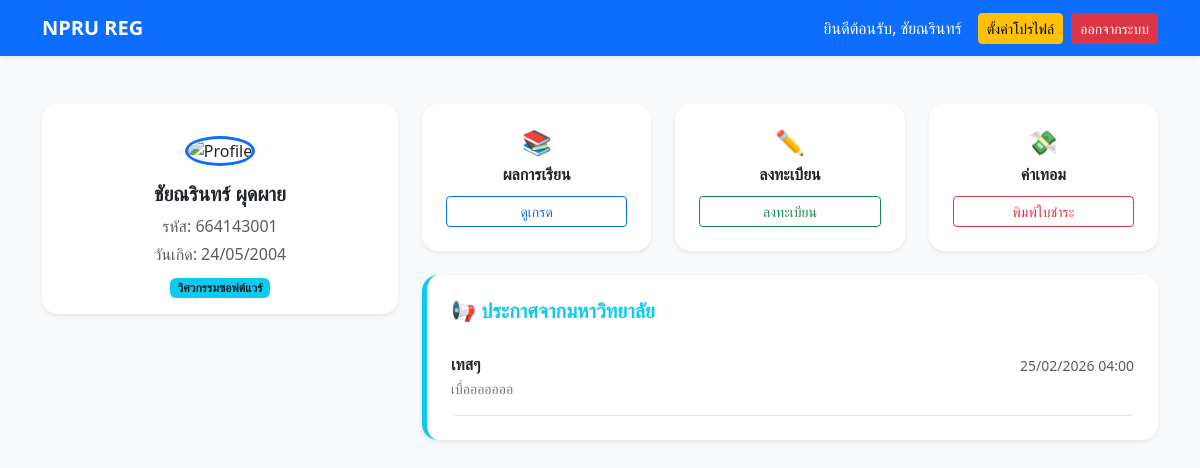
/dashboard.php (signed in), run on the app's committed database.
### tables this page shows
CREATE TABLE `students` (
  `student_id` varchar(15) NOT NULL,
  `first_name` varchar(50) NOT NULL,
  `last_name` varchar(50) NOT NULL,
  `program_id` varchar(3) DEFAULT NULL,
  `dob` date DEFAULT NULL,
  `profile_pic` varchar(255) DEFAULT 'default.png',
  `phone` varchar(15) DEFAULT NULL,
  `address` text DEFAULT NULL,
  `email` varchar(100) DEFAULT NULL
);

CREATE TABLE `programs` (
  `program_id` varchar(3) NOT NULL,
  `program_name_th` varchar(100) NOT NULL,
  `program_name_en` varchar(100) NOT NULL
);

CREATE TABLE `announcements` (
  `id` int(11) NOT NULL,
  `title` varchar(255) NOT NULL,
  `message` text NOT NULL,
  `created_at` timestamp NOT NULL DEFAULT current_timestamp()
);

### dashboard.php (the view, shortened to what this page needs)
<?php
require_once 'db.php';
$student_id = $_SESSION['student_id'];
$sql = "SELECT s.*, p.program_name_th
        FROM students s
        JOIN programs p ON s.program_id = p.program_id
        WHERE s.student_id = ?";
$stmt = $conn->prepare($sql);
$stmt->bind_param("s", $student_id);
$stmt->execute();
$student = $stmt->get_result()->fetch_assoc();
$profile_image = (!empty($student['profile_pic']) && $student['profile_pic'] != 'default.png') ? "uploads/" . $student['profile_pic'] : "https://cdn-icons-png.flaticon.com/512/3135/3135715.png";
?>
<!DOCTYPE html>
<html lang="th">
<head>
    <link href="https://cdn.jsdelivr.net/npm/bootstrap@5.3.0/dist/css/bootstrap.min.css" rel="stylesheet">
</head>
<body class="bg-light">
    <nav class="navbar navbar-expand-lg navbar-dark bg-primary shadow-sm">
        <div class="container">
            <a class="navbar-brand fw-bold" href="dashboard.php">NPRU REG</a>
            <div class="d-flex align-items-center">
                <span class="navbar-text text-white me-3">ยินดีต้อนรับ, <?php echo $student['first_name']; ?></span>
                <a href="profile.php" class="btn btn-warning btn-sm me-2">ตั้งค่าโปรไฟล์</a>
                <a href="logout.php" class="btn btn-danger btn-sm">ออกจากระบบ</a>
            </div>
        </div>
    </nav>
    <div class="container mt-5">
        <div class="row">
            <div class="col-md-4 mb-4">
                <div class="card border-0 shadow-sm rounded-4">
                    <div class="card-body text-center mt-3">
                        <img src="<?php echo $profile_image; ?>" alt="Profile" width="120" height="120" class="mb-3 rounded-circle object-fit-cover border border-3 border-primary">
                        <h5 class="card-title fw-bold"><?php echo $student['first_name'] . " " . $student['last_name']; ?></h5>
                        <p class="text-muted mb-1">รหัส: <?php echo $student['student_id']; ?></p>
                        <p class="text-muted mb-2 text-sm">วันเกิด: <?php echo $student['dob'] ? date("d/m/Y", strtotime($student['dob'])) : '-'; ?></p>
                        <span class="badge bg-info text-dark"><?php echo $student['program_name_th']; ?></span>
                    </div>
                </div>
            </div>
            <div class="col-md-8">
                <div class="row">
                    <div class="col-sm-4 mb-3">
                        <div class="card border-0 shadow-sm rounded-4 h-100 p-2">
                            <div class="card-body text-center">
                                <h4 class="text-primary mb-2">📚</h4>
                                <h6 class="fw-bold">ผลการเรียน</h6>
                                <a href="grades.php" class="btn btn-outline-primary btn-sm w-100 mt-1">ดูเกรด</a>
                            </div>
                        </div>
                    </div>
                    <div class="col-sm-4 mb-3">
                        <div class="card border-0 shadow-sm rounded-4 h-100 p-2">
                            <div class="card-body text-center">
                                <h4 class="text-success mb-2">✏️</h4>
                                <h6 class="fw-bold">ลงทะเบียน</h6>
                                <a href="enroll.php" class="btn btn-outline-success btn-sm w-100 mt-1">ลงทะเบียน</a>
                            </div>
                        </div>
                    </div>
                    <div class="col-sm-4 mb-3">
                        <div class="card border-0 shadow-sm rounded-4 h-100 p-2">
                            <div class="card-body text-center">
                                <h4 class="text-danger mb-2">💸</h4>
                                <h6 class="fw-bold">ค่าเทอม</h6>
                                <a href="invoice.php" class="btn btn-outline-danger btn-sm w-100 mt-1">พิมพ์ใบชำระ</a>
                            </div>
                        </div>
                    </div>
                </div>
                <div class="card border-0 shadow-sm rounded-4 p-4 mt-2 border-start border-5 border-info">
                    <h5 class="text-info fw-bold mb-3">📢 ประกาศจากมหาวิทยาลัย</h5>
                    <div class="list-group">
                        <?php
                        $announcements = $conn->query("SELECT * FROM announcements ORDER BY created_at DESC LIMIT 3");
                        if ($announcements && $announcements->num_rows > 0):
                            while ($ann = $announcements->fetch_assoc()):
                        ?>
                                <div class="list-group-item list-group-item-action flex-column align-items-start border-0 border-bottom px-0 py-3">
                                    <div class="d-flex w-100 justify-content-between">
                                        <h6 class="mb-1 fw-bold text-dark"><?php echo htmlspecialchars($ann['title']); ?></h6>
                                        <small class="text-muted"><?php echo date('d/m/Y H:i', strtotime($ann['created_at'])); ?></small>
                                    </div>
                                    <p class="mb-0 text-secondary small"><?php echo htmlspecialchars($ann['message']); ?></p>
                                </div>
                            <?php endwhile;
                        else: ?>
                            <p class="text-muted text-center my-4">ยังไม่มีประกาศใหม่ในขณะนี้</p>
                        <?php endif; ?>
                    </div>
                </div>
            </div>
        </div>
    </div>
</body>
</html>

### data on the page
students: first_name "ชัยณรินทร์", last_name "ผุดผาย", student_id "664143001", dob "24/05/2004", program.program_name_th "วิศวกรรมซอฟต์แวร์"
announcements: title "เทสๆ", created_at "25/02/2026 04:00", message "เบื่อออออออ"
